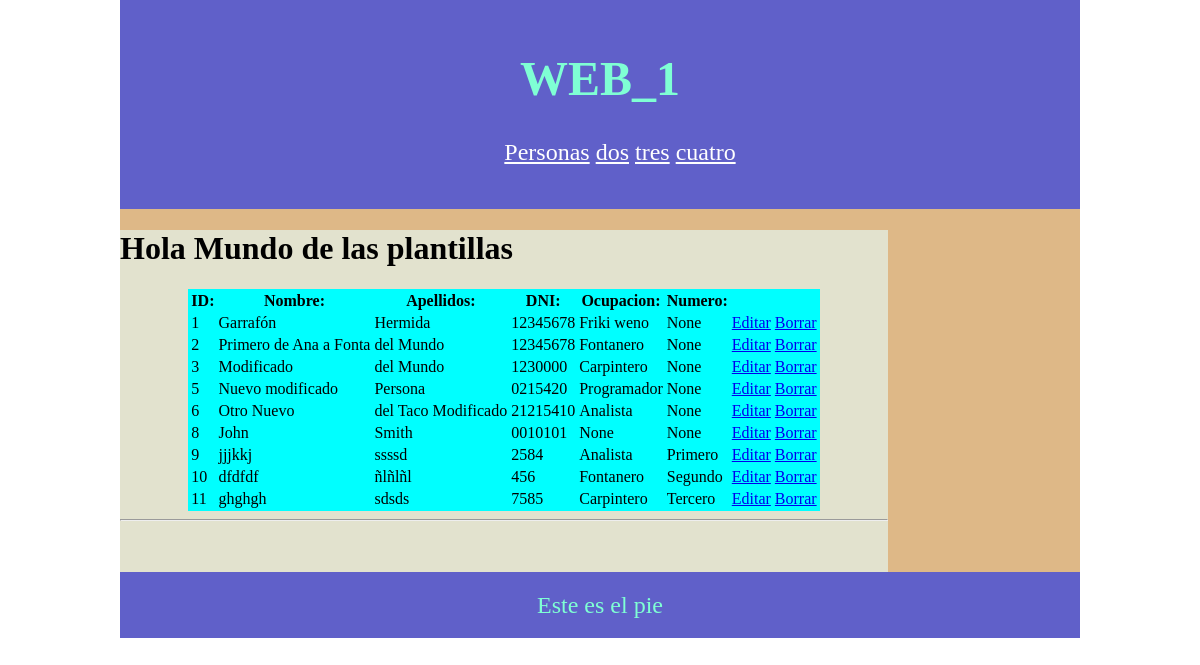
Before: / with the older database file.
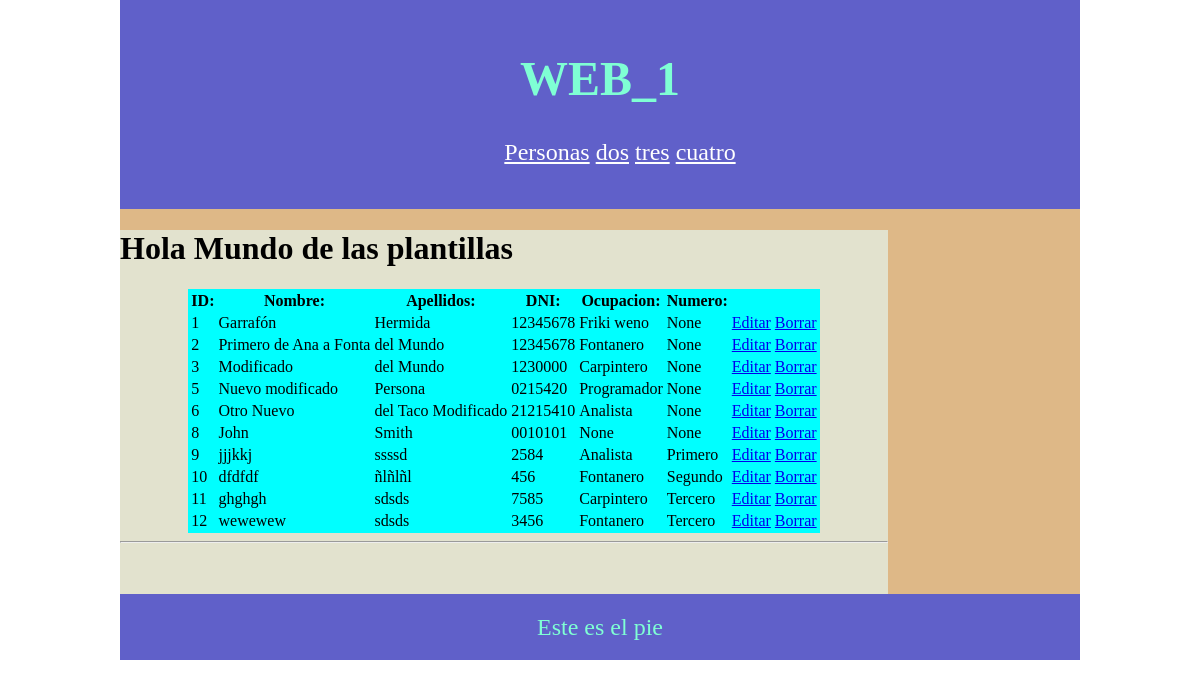
After: the same page with the newer database file.
### tables this page shows
CREATE TABLE persona(
            id integer primary key autoincrement,
            nombre text,
            apellidos text,
            dni text, id_ocupacion INTEGER, id_numero INTEGER);

CREATE TABLE T_ocupacion (
	id INTEGER NOT NULL PRIMARY KEY AUTOINCREMENT,
	descripcion TEXT NOT NULL
);

CREATE TABLE T_numero (
	id INTEGER NOT NULL PRIMARY KEY AUTOINCREMENT,
	descripcion TEXT NOT NULL
);

### app.py (the view)
@route('/')
@jinja2_view('home2.html')
def hola():
    cons_vista_datos_servidor = 'select p.id, p.nombre, p.apellidos, p.dni, t.descripcion, n.descripcion from persona p left join T_ocupacion t on p.id_ocupacion = t.id left join T_numero n on n.id =p.id_numero '
    cnx = sqlite3.connect(BASE_DATOS)
    cursor = cnx.execute(cons_vista_datos_servidor)
    filas = cursor.fetchall()
    cnx.close()
    return {'datos':filas}

### templates/base.html (shortened to what this page needs)
<!DOCTYPE html>
<html lang="en">
<head>
    <link rel="stylesheet" href="/static/estilos.css">
</head>
<body>
    {% include 'inc_header.html' %}
    <main>
        {% block content %} {% endblock %}
    </main>
    {% include 'inc_footer.html' %}
</body>
</html>

### templates/home2.html (shortened to what this page needs)
{% extends 'base.html' %}
{% block content %}
    <h1>Hola Mundo de las plantillas</h1>
    <div class="padre">
        <table>
            <tr>
                <th>ID: </th>
                <th>Nombre: </th>
                <th>Apellidos: </th>
                <th>DNI: </th>
                <th>Ocupacion: </th>
                <th>Numero: </th>
            </tr>
            {% for fila in datos %}
                <tr>
                    <td>{{fila[0]}}</td>
                    <td>{{fila[1]}}</td>
                    <td>{{fila[2]}}</td>
                    <td>{{fila[3]}}</td>
                    <td>{{fila[4]}}</td>
                    <td>{{fila[5]}}</td>
                    <td><a href="/editar/{{fila[0]}}">Editar</a></td>
                    <td><a href="/borrar/{{fila[0]}}">Borrar</a></td>
                </tr>
            {% endfor %}
        </table>
        <hr>
    </div>
{% endblock %}

### templates/inc_header.html
<header>
    <h1>WEB_1</h1>
    <nav>
        <ul>
            <li><a href="/editar">Personas</a></li>
            <li><a href="">dos</a></li>
            <li><a href="">tres</a></li>
            <li><a href="">cuatro</a></li>
        </ul>
    </nav>
</header>

### templates/inc_footer.html
<footer>Este es el pie</footer>

Changed rows visible on the page:
added persona: id "12", nombre "wewewew", apellidos "sdsds", dni "3456", descripcion "Fontanero", descripcion "Tercero"
